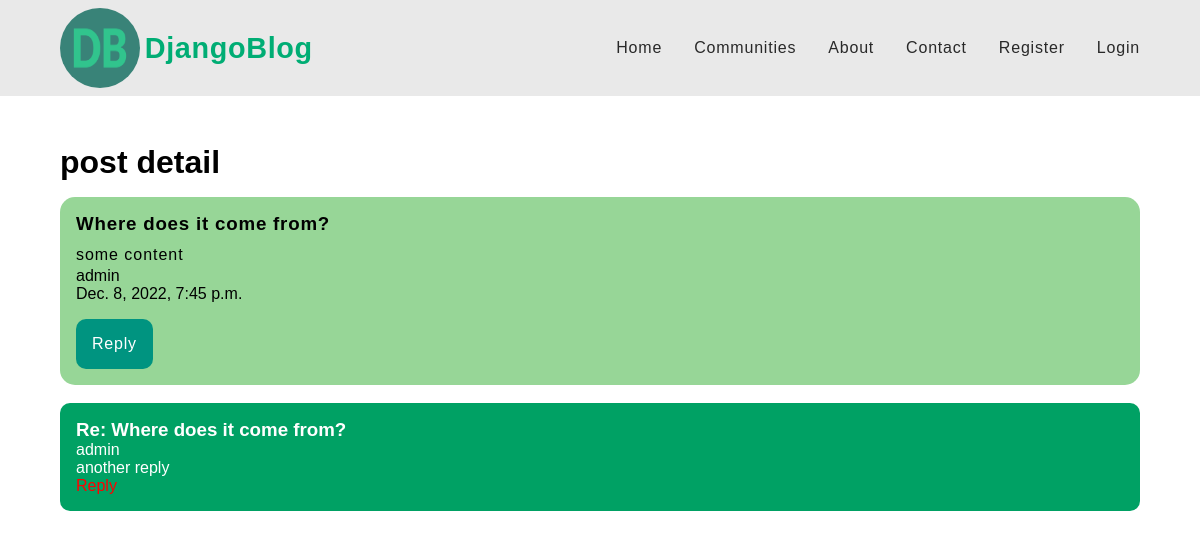
Before: /post/detail/3 with the older database file.
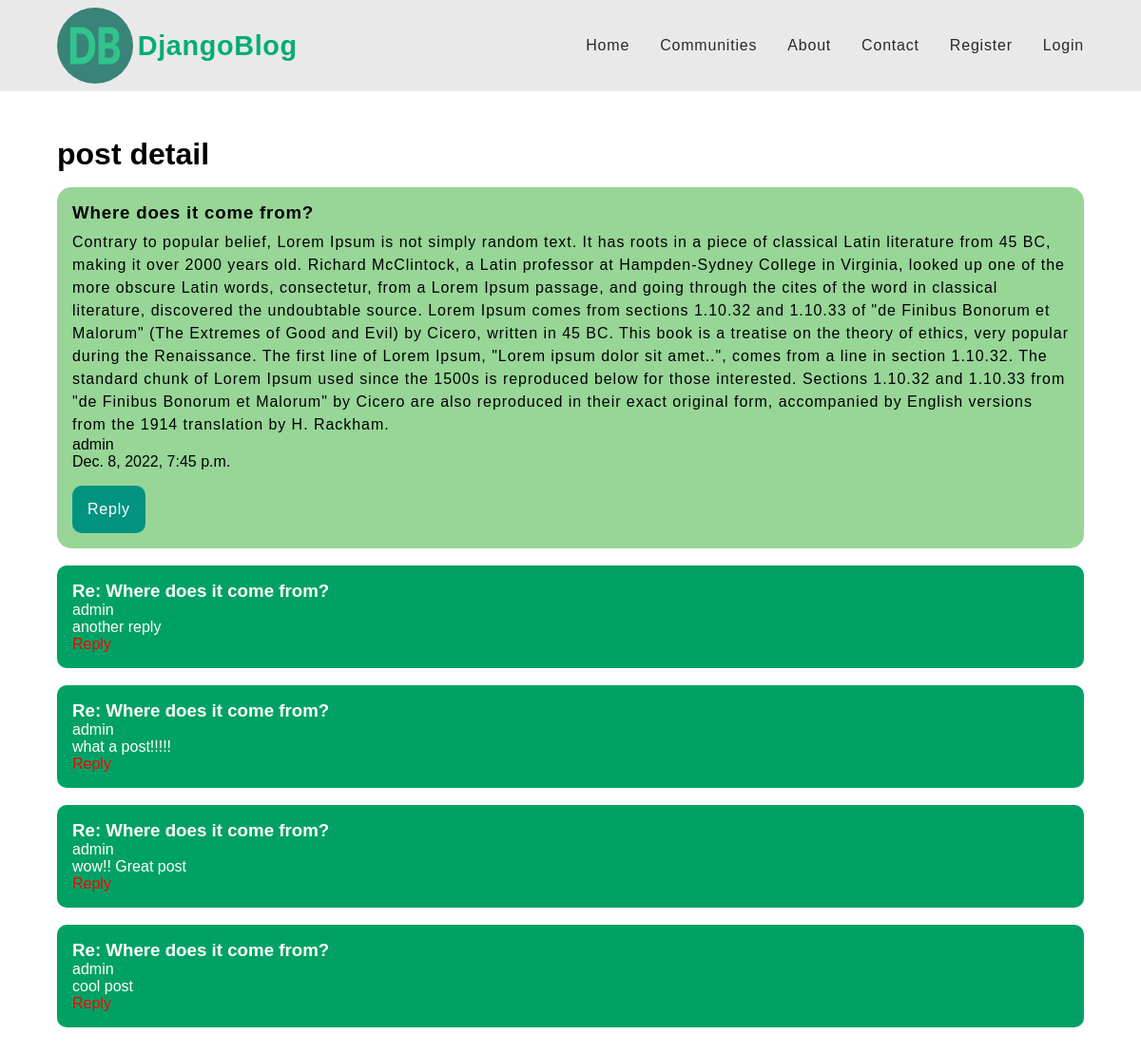
After: the same page with the newer database file.
### posts/models.py (models this page shows, shortened)
class Post(models.Model):
    author = models.ForeignKey(User, on_delete=models.CASCADE)
    title = models.CharField(max_length=50)
    content = models.TextField()
    date_created = models.DateTimeField(default=timezone.now)

class PostReply(models.Model):
    user = models.ForeignKey(User, on_delete=models.CASCADE, null=True)
    post = models.ForeignKey(Post, on_delete=models.CASCADE, null=True)
    content = models.TextField()
    class Meta:
        verbose_name_plural = 'Post replies'
    def __str__(self):
        return f'{self.user}'

### posts/views.py (the view)
# urls.py: path('post/detail/<int:pk>', post_detail, name='post-detail'),
def post_detail(request, pk):
    try:
        post = get_object_or_404(Post, pk=pk)
        replies = post.postreply_set.all()
        print(replies)
        context = {
            'replies': replies,
            'post': post
        }
        return render(request, 'posts/post_detail.html', context)
    except:
        return redirect('posts:home')

### posts/templates/posts/post_detail.html (shortened to what this page needs)
{% extends 'posts/index.html' %}
{% block content %}
    <div class="post-detail-container">
        <h1>
            post detail
        </h1>
        <div class="post-detail-wrapper">
            <h3 class="title">{{ post.title }}</h3>
            <p class="content">{{ post.content }}</p>
            <p class="author">{{ post.author.username }}</p>
            <p class="date-created">{{ post.date_created }}</p>
            <a href="{% url 'posts:post-reply' post.pk %}" class="reply-btn">Reply</a>
        </div>
        <br>
        <div class="post-reply-container">
            {% if replies %}
                {% for reply in replies %}
                    <div class="post-reply-wrapper" style="background: rgb(0, 161, 100); padding: 1rem; color: white;
                    border-radius: 10px;">
                        <h3>Re: {{ post.title }}</h3>
                        <p>{{ reply.user.username }}</p>
                        <p>{{ reply.content }}</p>
                        <a href="" style="color: rgb(255, 0, 0)">Reply</a>
                    </div>
                    <br>
                {% endfor %}
            {% endif %}
        </div>
    </div>
{% endblock content %}

### posts/templates/posts/index.html (shortened to what this page needs)
{% load static %}
<!DOCTYPE html>
<html lang="en">
<head>
    <link rel="stylesheet" href="https://cdnjs.cloudflare.com/ajax/libs/font-awesome/6.2.1/css/all.min.css"
 />
    <link rel="stylesheet" type='text/css' href="{% static 'posts/style.css' %}">
</head>
<body>
    <header>
        <div class="nav-container">
            <div class="brand-container">
                <img src="{% static 'posts/images/brand-logo.png' %}" alt="">
                <a href="{% url 'posts:home' %}" class="brand">DjangoBlog</a>
            </div>
            <nav class="nav-items-wrapper">
                <ul class="nav-items">
                    {% if not request.user.is_authenticated %}
                        <li><a class='nav-item' href="{% url 'posts:home' %}">Home</a></li>
                        <li><a class='nav-item' href="">Communities</a></li>
                        <li><a class='nav-item' href="">About</a></li>
                        <li><a class='nav-item' href="">Contact</a></li>
                        <li><a class='nav-item' href="">Register</a></li>
                        <li><a class='nav-item' href="">Login</a></li>
                    {% endif %}
                </ul>
            </nav>
        </div>
    </header>
    <main>
        <div class="content-container">
            {% block content %}
            {% endblock content %}
        </div>
    </main>
</body>
</html>

### posts/static/posts/style.css (style rules this page uses)
a { text-decoration: none; border: none; }
li { list-style: none; }
body { max-width: 1920px; margin: 0 auto; font-family: ubuntu, sans-serif; }
header { background: rgb(233, 233, 233); }
.nav-container { margin: 0 auto; width: 90%; display: flex; align-items: center; justify-content: space-between; }
.nav-container > .brand-container { display: flex; align-items: center; padding: 0.5rem 0; }
.nav-container > .brand-container > img { display: block; border-radius: 50%; height: 80px; width: 80px; margin-right: 0.3rem; }
.nav-container > .brand-container > .brand { display: inline-block; font-size: 1.8rem; font-weight: bold; letter-spacing: 0.04rem; color: rgb(0, 173, 116) }
@media screen and (min-width: 1000px) { .nav-items-wrapper > .nav-items { display: flex; align-items: center; justify-content: flex-start; } }
@media screen and (min-width: 1000px) { .nav-container > .nav-items-wrapper > .nav-items > li > a { display: inline-block; padding: 2rem 1rem; color: rgb(41, 41, 41); letter-spacing: 0.05rem; border: none; } }
@media screen and (min-width: 1000px) { .nav-items-wrapper > .nav-items > li:last-child > a { padding-right: 0; } }
.content-container { width: 90%; margin: 0 auto; }
.post-detail-container { padding: 2rem 0; padding-bottom: 3rem; }
.post-detail-container > h1 { padding: 1rem 0; }
.post-detail-container > .post-detail-wrapper { padding: 1rem; border-radius: 15px; background: rgb(151, 214, 151); }
.post-detail-container > .post-detail-wrapper > .title { padding-bottom: 0.5rem; letter-spacing: 0.05rem; }
.post-detail-container > .post-detail-wrapper > .content { letter-spacing: 0.06rem; line-height: 1.5; }
.post-detail-container > .post-detail-wrapper > .reply-btn { padding: 1rem; margin-top: 1rem; display: inline-block; background: rgb(0, 148, 128); color: rgb(255, 255, 255); border-radius: 10px; letter-spacing: 0.05rem; }

Changed rows visible on the page:
changed Post "Where does it come from?": content "some content" → "Contrary to popular belief, Lorem Ipsum is not simply random text. It has roots in a piece of classical Latin literature from 45 BC, making it over 2000 years old. Richard McClintock, a Latin professor at Hampden-Sydney College in Virginia, looked up one of the more obscure Latin words, consectetur, from a Lorem Ipsum passage, and going through the cites of the word in classical literature, discovered the undoubtable source. Lorem Ipsum comes from sections 1.10.32 and 1.10.33 of \"de Finibus Bonorum et Malorum\" (The Extremes of Good and Evil) by Cicero, written in 45 BC. This book is a treatise on the theory of ethics, very popular during the Renaissance. The first line of Lorem Ipsum,…"
added PostReply: {{ post.title }} "Where does it come from?", user.username "admin", content "what a post!!!!!"
added PostReply: {{ post.title }} "Where does it come from?", user.username "admin", content "wow!! Great post"
added PostReply: {{ post.title }} "Where does it come from?", user.username "admin", content "cool post"
